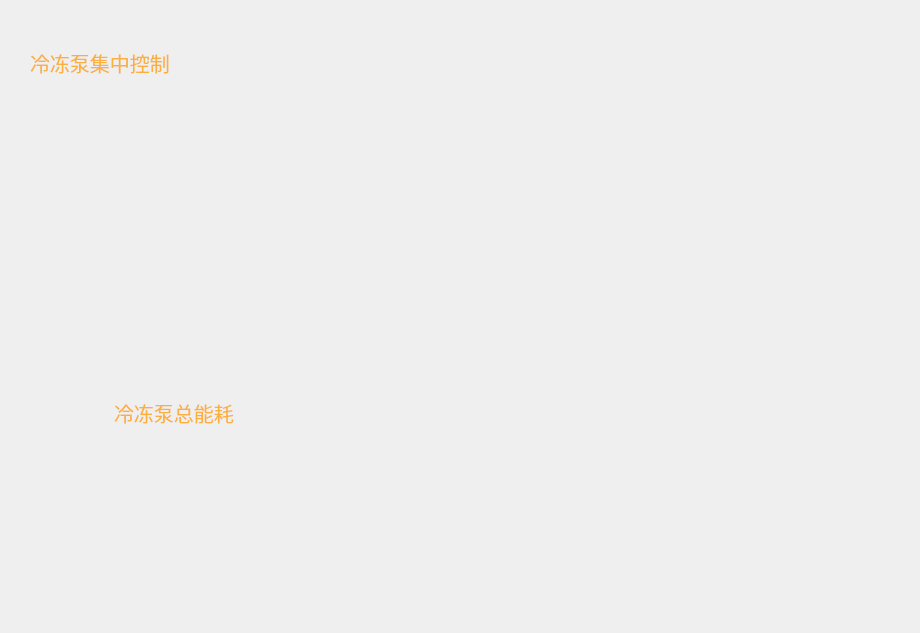
<?xml version="1.0" encoding="UTF-8"?>
<ui version="4.0">
 <class>BumpPage</class>
 <widget class="QWidget" name="BumpPage">
  <property name="geometry">
   <rect>
    <x>0</x>
    <y>0</y>
    <width>920</width>
    <height>633</height>
   </rect>
  </property>
  <property name="windowTitle">
   <string>Form</string>
  </property>
  <property name="styleSheet">
   <string notr="true">border-style:none;</string>
  </property>
  <widget class="QFrame" name="frame">
   <property name="geometry">
    <rect>
     <x>10</x>
     <y>80</y>
     <width>265</width>
     <height>251</height>
    </rect>
   </property>
   <property name="styleSheet">
    <string notr="true">#frame{
background:transparent;
border-image: url(:/UI/Widget/System_Bump_1.png);}
</string>
   </property>
   <property name="frameShape">
    <enum>QFrame::StyledPanel</enum>
   </property>
   <property name="frameShadow">
    <enum>QFrame::Raised</enum>
   </property>
  </widget>
  <widget class="QFrame" name="frame_1">
   <property name="geometry">
    <rect>
     <x>10</x>
     <y>400</y>
     <width>273</width>
     <height>161</height>
    </rect>
   </property>
   <property name="styleSheet">
    <string notr="true">#frame_1
{border-image: url(:/UI/Widget/System_Bump_2.png);}</string>
   </property>
   <property name="frameShape">
    <enum>QFrame::StyledPanel</enum>
   </property>
   <property name="frameShadow">
    <enum>QFrame::Raised</enum>
   </property>
   <widget class="QLabel" name="label_2">
    <property name="geometry">
     <rect>
      <x>104</x>
      <y>0</y>
      <width>153</width>
      <height>25</height>
     </rect>
    </property>
    <property name="palette">
     <palette>
      <active>
       <colorrole role="WindowText">
        <brush brushstyle="SolidPattern">
         <color alpha="255">
          <red>252</red>
          <green>175</green>
          <blue>62</blue>
         </color>
        </brush>
       </colorrole>
       <colorrole role="Button">
        <brush brushstyle="SolidPattern">
         <color alpha="0">
          <red>0</red>
          <green>0</green>
          <blue>0</blue>
         </color>
        </brush>
       </colorrole>
       <colorrole role="Base">
        <brush brushstyle="SolidPattern">
         <color alpha="0">
          <red>0</red>
          <green>0</green>
          <blue>0</blue>
         </color>
        </brush>
       </colorrole>
       <colorrole role="Window">
        <brush brushstyle="SolidPattern">
         <color alpha="0">
          <red>0</red>
          <green>0</green>
          <blue>0</blue>
         </color>
        </brush>
       </colorrole>
      </active>
      <inactive>
       <colorrole role="WindowText">
        <brush brushstyle="SolidPattern">
         <color alpha="255">
          <red>252</red>
          <green>175</green>
          <blue>62</blue>
         </color>
        </brush>
       </colorrole>
       <colorrole role="Button">
        <brush brushstyle="SolidPattern">
         <color alpha="0">
          <red>0</red>
          <green>0</green>
          <blue>0</blue>
         </color>
        </brush>
       </colorrole>
       <colorrole role="Base">
        <brush brushstyle="SolidPattern">
         <color alpha="0">
          <red>0</red>
          <green>0</green>
          <blue>0</blue>
         </color>
        </brush>
       </colorrole>
       <colorrole role="Window">
        <brush brushstyle="SolidPattern">
         <color alpha="0">
          <red>0</red>
          <green>0</green>
          <blue>0</blue>
         </color>
        </brush>
       </colorrole>
      </inactive>
      <disabled>
       <colorrole role="WindowText">
        <brush brushstyle="SolidPattern">
         <color alpha="255">
          <red>190</red>
          <green>190</green>
          <blue>190</blue>
         </color>
        </brush>
       </colorrole>
       <colorrole role="Button">
        <brush brushstyle="SolidPattern">
         <color alpha="0">
          <red>0</red>
          <green>0</green>
          <blue>0</blue>
         </color>
        </brush>
       </colorrole>
       <colorrole role="Base">
        <brush brushstyle="SolidPattern">
         <color alpha="0">
          <red>0</red>
          <green>0</green>
          <blue>0</blue>
         </color>
        </brush>
       </colorrole>
       <colorrole role="Window">
        <brush brushstyle="SolidPattern">
         <color alpha="0">
          <red>0</red>
          <green>0</green>
          <blue>0</blue>
         </color>
        </brush>
       </colorrole>
      </disabled>
     </palette>
    </property>
    <property name="font">
     <font>
      <pointsize>15</pointsize>
     </font>
    </property>
    <property name="styleSheet">
     <string notr="true">border-style:none;
background:transparent;</string>
    </property>
    <property name="text">
     <string>冷冻泵总能耗</string>
    </property>
   </widget>
  </widget>
  <widget class="QWidget" name="gridLayoutWidget">
   <property name="geometry">
    <rect>
     <x>296</x>
     <y>24</y>
     <width>609</width>
     <height>585</height>
    </rect>
   </property>
   <layout class="QGridLayout" name="gridLayout"/>
  </widget>
  <widget class="QLabel" name="label">
   <property name="geometry">
    <rect>
     <x>30</x>
     <y>50</y>
     <width>153</width>
     <height>25</height>
    </rect>
   </property>
   <property name="palette">
    <palette>
     <active>
      <colorrole role="WindowText">
       <brush brushstyle="SolidPattern">
        <color alpha="255">
         <red>252</red>
         <green>175</green>
         <blue>62</blue>
        </color>
       </brush>
      </colorrole>
      <colorrole role="Button">
       <brush brushstyle="SolidPattern">
        <color alpha="0">
         <red>0</red>
         <green>0</green>
         <blue>0</blue>
        </color>
       </brush>
      </colorrole>
      <colorrole role="Base">
       <brush brushstyle="SolidPattern">
        <color alpha="0">
         <red>0</red>
         <green>0</green>
         <blue>0</blue>
        </color>
       </brush>
      </colorrole>
      <colorrole role="Window">
       <brush brushstyle="SolidPattern">
        <color alpha="0">
         <red>0</red>
         <green>0</green>
         <blue>0</blue>
        </color>
       </brush>
      </colorrole>
     </active>
     <inactive>
      <colorrole role="WindowText">
       <brush brushstyle="SolidPattern">
        <color alpha="255">
         <red>252</red>
         <green>175</green>
         <blue>62</blue>
        </color>
       </brush>
      </colorrole>
      <colorrole role="Button">
       <brush brushstyle="SolidPattern">
        <color alpha="0">
         <red>0</red>
         <green>0</green>
         <blue>0</blue>
        </color>
       </brush>
      </colorrole>
      <colorrole role="Base">
       <brush brushstyle="SolidPattern">
        <color alpha="0">
         <red>0</red>
         <green>0</green>
         <blue>0</blue>
        </color>
       </brush>
      </colorrole>
      <colorrole role="Window">
       <brush brushstyle="SolidPattern">
        <color alpha="0">
         <red>0</red>
         <green>0</green>
         <blue>0</blue>
        </color>
       </brush>
      </colorrole>
     </inactive>
     <disabled>
      <colorrole role="WindowText">
       <brush brushstyle="SolidPattern">
        <color alpha="255">
         <red>190</red>
         <green>190</green>
         <blue>190</blue>
        </color>
       </brush>
      </colorrole>
      <colorrole role="Button">
       <brush brushstyle="SolidPattern">
        <color alpha="0">
         <red>0</red>
         <green>0</green>
         <blue>0</blue>
        </color>
       </brush>
      </colorrole>
      <colorrole role="Base">
       <brush brushstyle="SolidPattern">
        <color alpha="0">
         <red>0</red>
         <green>0</green>
         <blue>0</blue>
        </color>
       </brush>
      </colorrole>
      <colorrole role="Window">
       <brush brushstyle="SolidPattern">
        <color alpha="0">
         <red>0</red>
         <green>0</green>
         <blue>0</blue>
        </color>
       </brush>
      </colorrole>
     </disabled>
    </palette>
   </property>
   <property name="font">
    <font>
     <pointsize>15</pointsize>
    </font>
   </property>
   <property name="styleSheet">
    <string notr="true">border-style:none;
background:transparent;</string>
   </property>
   <property name="text">
    <string>冷冻泵集中控制</string>
   </property>
  </widget>
 </widget>
 <resources/>
 <connections/>
</ui>
